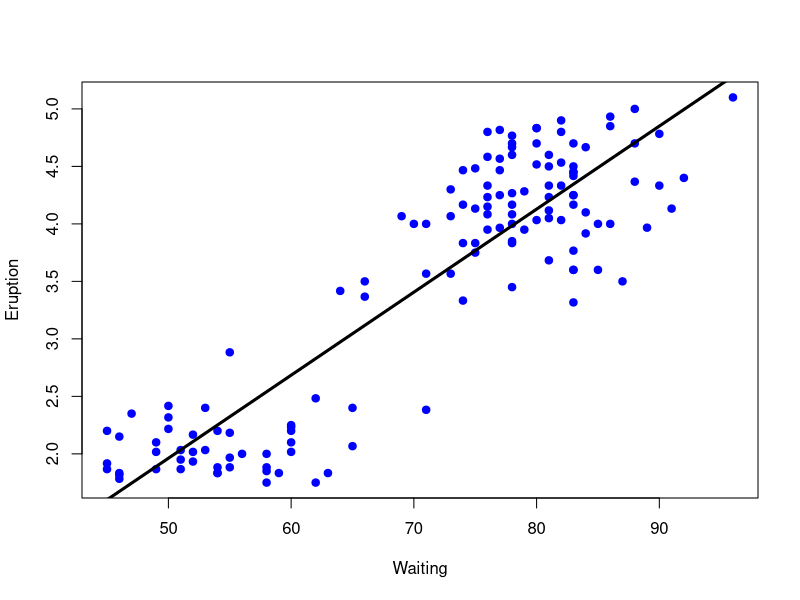
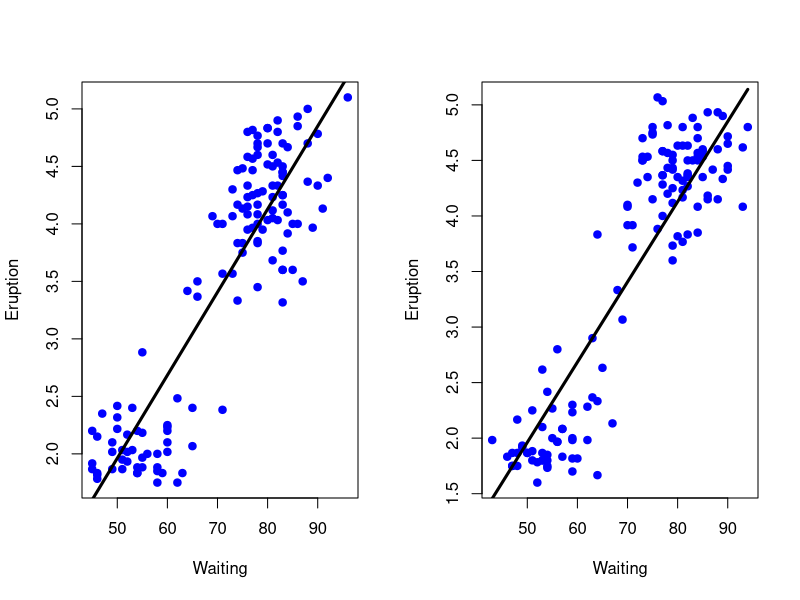

Generate these figures, in order, with R:
library(caret);data(faithful); set.seed(333);
# Splitting the data
inTrain <- createDataPartition(y=faithful$waiting, p=0.5, list=FALSE)
trainFaith <- faithful[inTrain,];testFaith <- faithful[-inTrain,];

# Fitting a linear model
lm1 <- lm(eruptions ~ waiting, data=trainFaith)
plot(trainFaith$waiting, trainFaith$eruptions, pch=19, col="blue",
     xlab="Waiting", ylab="Eruption")
lines(trainFaith$waiting, lm1$fitted, lwd=3)

# Plotting on train and test set
par(mfrow=c(1,2))
plot(trainFaith$waiting, trainFaith$eruptions, pch=19, col="blue",
     xlab="Waiting", ylab="Eruption")
lines(trainFaith$waiting, predict(lm1), lwd=3)

plot(testFaith$waiting, testFaith$eruptions, pch=19, col="blue",
     xlab="Waiting", ylab="Eruption")
lines(testFaith$waiting, predict(lm1, newdata=testFaith), lwd=3)

# Same fit using caret
modFit <- train(eruptions ~ waiting, data=trainFaith, method="lm")